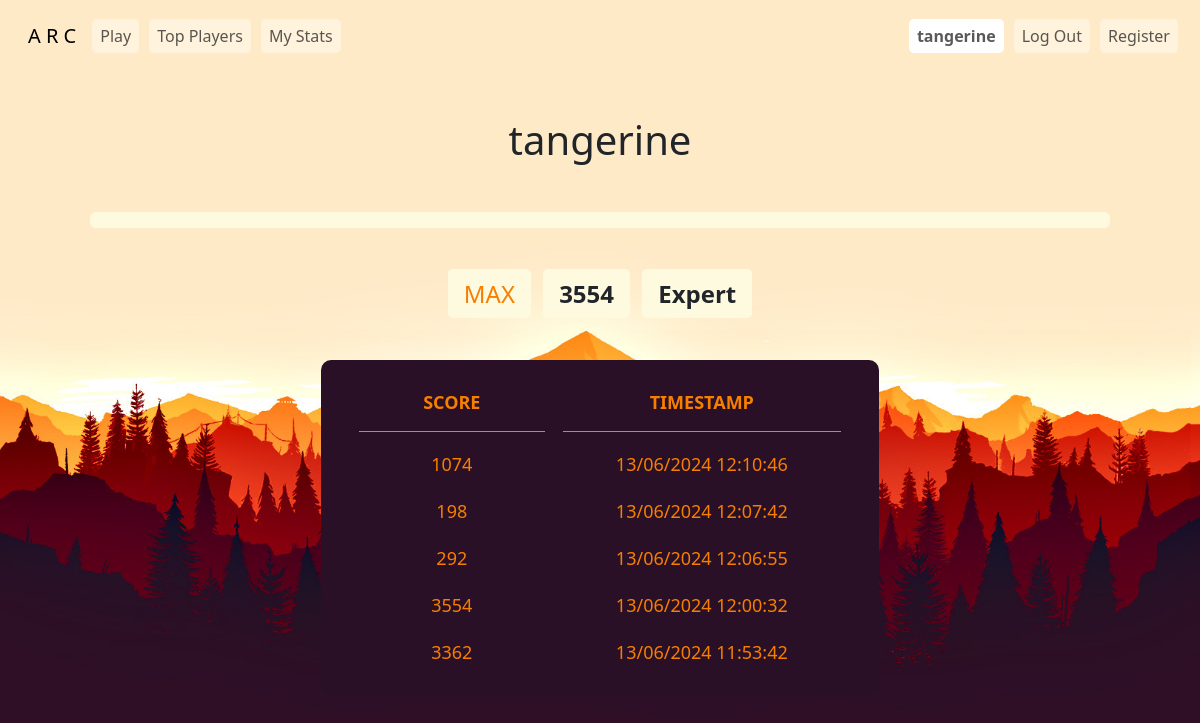
The app's page /stats (signed in), older data.
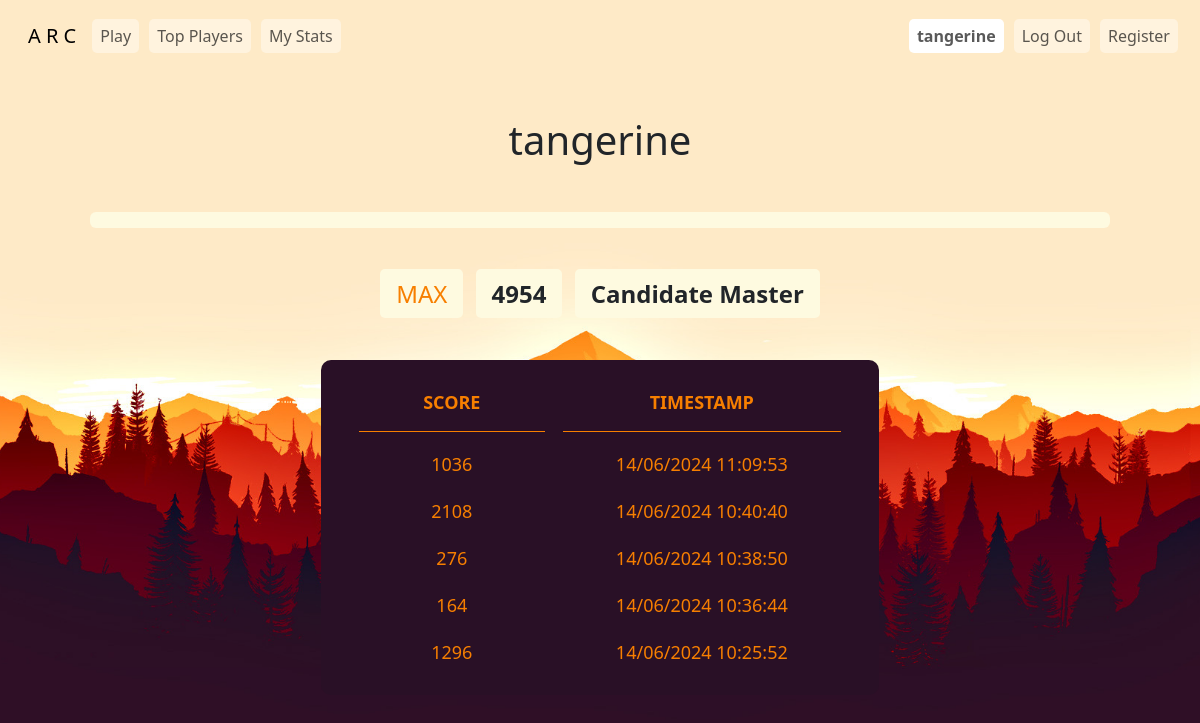
The same page, newer data.
### tables this page shows
CREATE TABLE 'users' ('id' INTEGER PRIMARY KEY AUTOINCREMENT NOT NULL, 'username' TEXT NOT NULL, 'hash' TEXT NOT NULL, 'highscore' INTEGER NOT NULL DEFAULT 0, 'title' TEXT NOT NULL DEFAULT 'Newbie');

CREATE TABLE 'games' ('id' INTEGER NOT NULL, 'username' TEXT NOT NULL, 'score' INTEGER NOT NULL DEFAULT 0 , 'timestamp' DATETIME);

### app.py (the view)
@app.route("/stats")
@login_required
def stats():
    gameData = db.execute("SELECT score, timestamp FROM games WHERE id = ? ORDER BY timestamp DESC LIMIT 5", session["user_id"])
    userData = db.execute("SELECT username, highscore, title FROM users WHERE id = ?", session["user_id"])[0]
    highestScore = userData["highscore"]
    username = userData["username"]
    title = userData["title"]
    return render_template("stats.html", gameData = gameData, highestScore = highestScore, title = title, username = username)

### app.py (called while the page is built)
@app.after_request
def after_request(response):
    response.headers["Cache-Control"] = "no-cache, no-store, must-revalidate"
    response.headers["Expires"] = 0
    response.headers["Pragma"] = "no-cache"
    return response

def login_required(f):
    @wraps(f)
    def decorated_function(*args, **kwargs):
        if session.get("user_id") is None:
            return redirect("/login")
        return f(*args, **kwargs)
    return decorated_function

### templates/stats.html (shortened to what this page needs)
{% extends "layout.html" %}
{% block styles %}
    <link rel="stylesheet" href="/static/statsStyles.css">
{% endblock %}
{% block main %}
    <main class="container pt-5 mt-1">
        <div class="text-center mx-auto colored">
            <p class="h1">{{ username }}</p>
        </div>
        <div class="mt-5 px-5">
            <div class="progress" role="progressbar">
            </div>
        </div>
        <div class="text-center mt-5">
            <span id="maxText" class="px-3 py-2 fs-4">MAX</span>
            <span id="ratingText" class="colored ms-2 px-3 py-2 fs-4"><strong>{{ highestScore }}</strong></span>
            <span class="colored fs-4 ms-2 px-3 py-2" id="titleText"><strong>{{ title }}</strong></span>
        </div>
        <div class="mt-5 text-center">
            <table class="mx-auto">
                <colgroup>
                    <col span="1" style="width: 40%;">
                    <col span="1" style="width: 60%;">
                </colgroup>
                <thead>
                    <tr>
                        <th>SCORE</th>
                        <th>TIMESTAMP</th>
                    </tr>
                </thead>
                <tbody>
                    {% for record in gameData %}
                        <tr style="color: #f77f00;">
                            <td>{{ record.score }}</td>
                            <td>{{ record.timestamp }}</td>
                        </tr>
                    {% endfor %}
                </tbody>
            </table>
        </div>
    </main>
{% endblock %}

### templates/layout.html (shortened to what this page needs)
<!DOCTYPE html>
<html lang="en">
    <head>
        <link href="https://cdn.jsdelivr.net/npm/bootstrap@5.3.3/dist/css/bootstrap.min.css" rel="stylesheet">
        {% block styles %}{% endblock %}
    </head>
    <body>
        <nav class="border navbar navbar-expand-md navbar-light">
            <div class="container-fluid">
                <a class="navbar-brand ms-3 mt-2" href="/">A R C</a>
                <div class="collapse navbar-collapse" id="navbar">
                    {% if session["user_id"] %}
                        <ul class="navbar-nav me-auto mt-2">
                            <li class="nav-item"><a class="nav-link" href="/game">Play</a></li>
                            <li class="nav-item"><a class="nav-link" href="/fame">Top Players</a></li>
                            <li class="nav-item"><a class="nav-link" href="/stats">My Stats</a></li>
                        </ul>
                        <ul class="navbar-nav ms-auto mt-2">
                            <li class="nav-item"><a class="nav-link colored" href="/stats" id="userNav"><strong>{{ username }}</strong></a></li>
                            <li class="nav-item"><a class="nav-link" href="/logout">Log Out</a></li>
                            <li class="nav-item"><a class="nav-link" href="/register">Register</a></li>
                        </ul>
                    {% endif %}
                </div>
            </div>
        </nav>
        {% block main %}{% endblock %}
    </body>
</html>

Row changes from the older to the newer data that the page shows:
no longer on this page (row unchanged): games: score "1074", timestamp "13/06/2024 12:10:46"
no longer on this page (row unchanged): games: score "198", timestamp "13/06/2024 12:07:42"
no longer on this page (row unchanged): games: score "292", timestamp "13/06/2024 12:06:55"
no longer on this page (row unchanged): games: score "3554", timestamp "13/06/2024 12:00:32"
no longer on this page (row unchanged): games: score "3362", timestamp "13/06/2024 11:53:42"
changed users "tangerine": highscore "3554" → "4954"; title "Expert" → "Candidate Master"
added games: score "1036", timestamp "14/06/2024 11:09:53"
added games: score "2108", timestamp "14/06/2024 10:40:40"
added games: score "276", timestamp "14/06/2024 10:38:50"
added games: score "164", timestamp "14/06/2024 10:36:44"
added games: score "1296", timestamp "14/06/2024 10:25:52"
